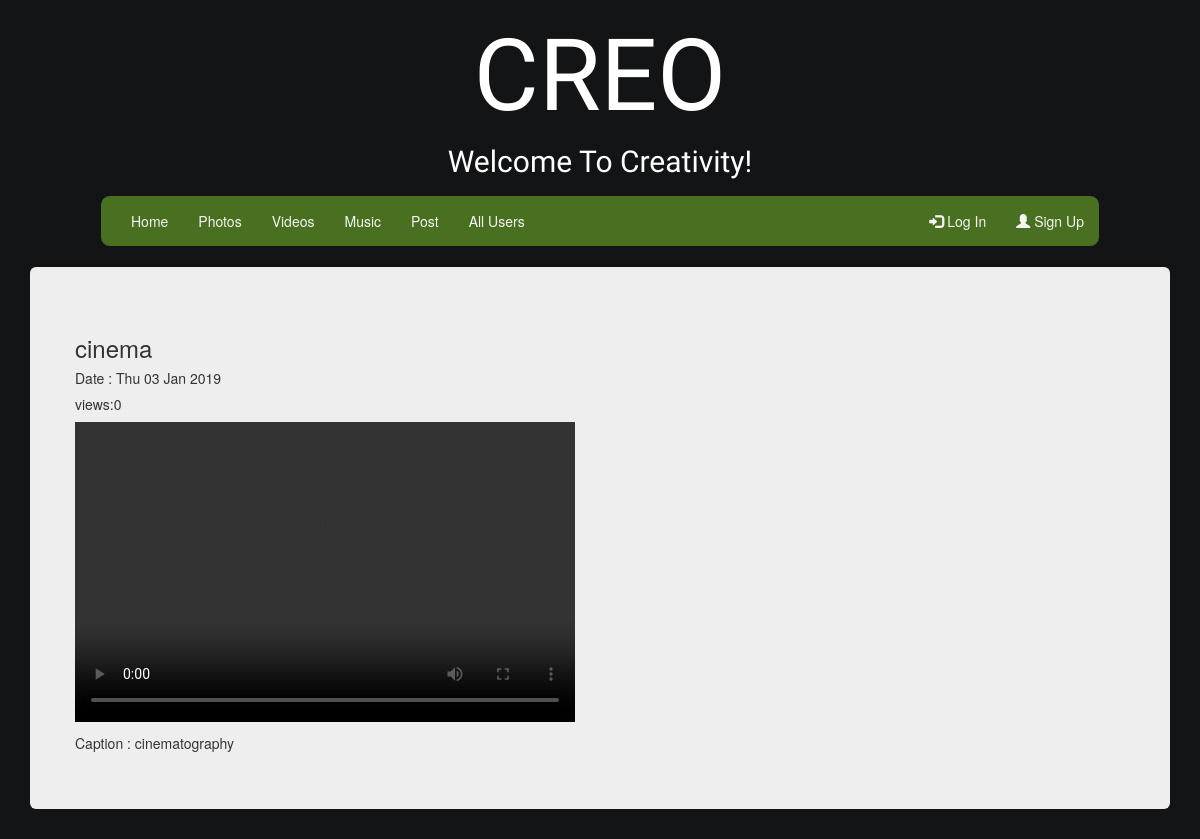
The app's page /creo/videos/, older data.
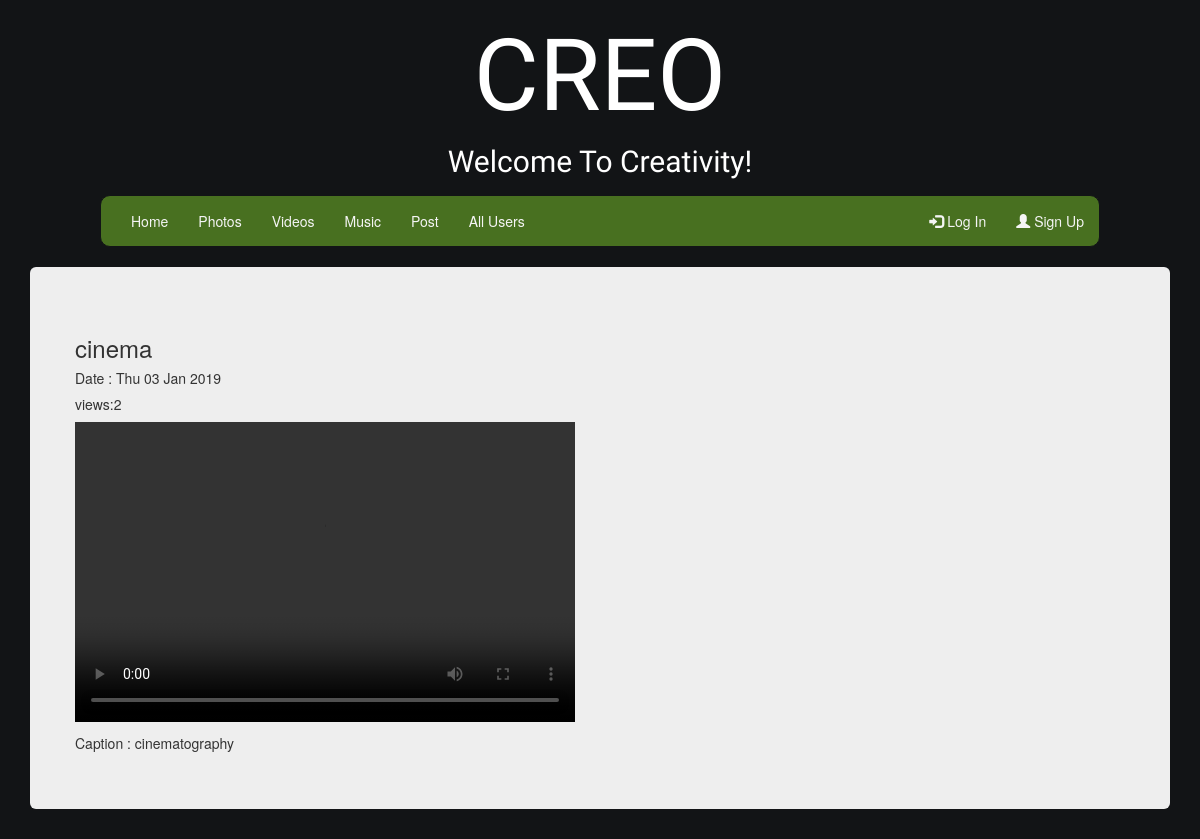
The same page, newer data.
### creo/models.py (models this page shows, shortened)
class PostSubmission(models.Model):
    POST_CHOICES = (
   (0, 'Image'),
   (1, 'Video'),
   (2,'Audio')
   )
    title = models.CharField(max_length=75)
    description = models.CharField(max_length=500)
    pub_date = models.DateTimeField(auto_now_add=True)
    content = models.FileField(upload_to ='posts', blank=True)
    post_type = models.CharField(choices=POST_CHOICES, max_length=12,)
    publisher = models.ForeignKey(User,on_delete=models.CASCADE,)
    like_count = models.IntegerField(default=0)
    comment_count = models.IntegerField(default=0)
    view_count = models.IntegerField(default=0)

### creo/views.py (the view)
# urls.py: path('videos/',views.allvideo,name="allvideo"),
def allvideo(request):
    latest_submissions = PostSubmission.objects.order_by('-view_count','-like_count','-pub_date')
    context = { 'latest_submissions': latest_submissions }
    return render(request, 'allvideo.html', context)

### creo/templates/allvideo.html (shortened to what this page needs)
{% extends "base.html" %}
{% block contents %}
<div class="jumbotron">
{% if latest_submissions %}
{% for submission in latest_submissions %}
<div class="row">
      {%if submission.post_type == "1" %}
            <h3>{{submission.title}}</h3>
            <h5>Date : {{submission.pub_date|date:"D d M Y"}}</h5>
            <h5>views:{{submission.view_count}}</h5>
            <a href="{% url 'detailpost' submission.id %}">
            <video width="500" height="300" controls>
                        <source src="{{ submission.content.url }}/" type="video/mp4">
                        <source src="{{ submission.content.url }}/" type="video/ogg">
            </video>
            </a>
            <h5>Caption : {{submission.description}}</h5>
      {%endif%}
</div>
{% endfor %}
{% else %}
<p>No submissions are available.</p>
</div>
{% endif %}
{% endblock %}

Row changes from the older to the newer data that the page shows:
changed PostSubmission "cinema": view_count "0" → "2"
